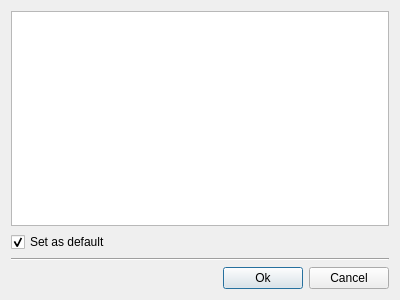
<?xml version="1.0" encoding="UTF-8"?>
<ui version="4.0">
 <class>ChoosePlatformDialog</class>
 <widget class="QDialog" name="ChoosePlatformDialog">
  <property name="windowModality">
   <enum>Qt::ApplicationModal</enum>
  </property>
  <property name="geometry">
   <rect>
    <x>0</x>
    <y>0</y>
    <width>400</width>
    <height>300</height>
   </rect>
  </property>
  <property name="windowTitle">
   <string>Select Platform</string>
  </property>
  <layout class="QVBoxLayout" name="verticalLayout">
   <item>
    <widget class="QListWidget" name="platformListWidget">
     <property name="sizePolicy">
      <sizepolicy hsizetype="Expanding" vsizetype="Expanding">
       <horstretch>0</horstretch>
       <verstretch>0</verstretch>
      </sizepolicy>
     </property>
    </widget>
   </item>
   <item>
    <widget class="QCheckBox" name="defaultCheckBox">
     <property name="text">
      <string>Set as default</string>
     </property>
     <property name="checked">
      <bool>true</bool>
     </property>
    </widget>
   </item>
   <item>
    <widget class="Line" name="line">
     <property name="orientation">
      <enum>Qt::Horizontal</enum>
     </property>
    </widget>
   </item>
   <item>
    <layout class="QHBoxLayout" name="horizontalLayout">
     <item>
      <spacer name="horizontalSpacer">
       <property name="orientation">
        <enum>Qt::Horizontal</enum>
       </property>
       <property name="sizeHint" stdset="0">
        <size>
         <width>40</width>
         <height>20</height>
        </size>
       </property>
      </spacer>
     </item>
     <item>
      <widget class="QPushButton" name="okPushButton">
       <property name="text">
        <string>Ok</string>
       </property>
       <property name="autoDefault">
        <bool>true</bool>
       </property>
       <property name="default">
        <bool>true</bool>
       </property>
      </widget>
     </item>
     <item>
      <widget class="QPushButton" name="cancelPushButton">
       <property name="text">
        <string>Cancel</string>
       </property>
      </widget>
     </item>
    </layout>
   </item>
  </layout>
 </widget>
 <resources/>
 <connections>
  <connection>
   <sender>okPushButton</sender>
   <signal>clicked()</signal>
   <receiver>ChoosePlatformDialog</receiver>
   <slot>accept()</slot>
   <hints>
    <hint type="sourcelabel">
     <x>281</x>
     <y>279</y>
    </hint>
    <hint type="destinationlabel">
     <x>364</x>
     <y>956</y>
    </hint>
   </hints>
  </connection>
  <connection>
   <sender>cancelPushButton</sender>
   <signal>clicked()</signal>
   <receiver>ChoosePlatformDialog</receiver>
   <slot>reject()</slot>
   <hints>
    <hint type="sourcelabel">
     <x>358</x>
     <y>279</y>
    </hint>
    <hint type="destinationlabel">
     <x>450</x>
     <y>927</y>
    </hint>
   </hints>
  </connection>
 </connections>
</ui>
